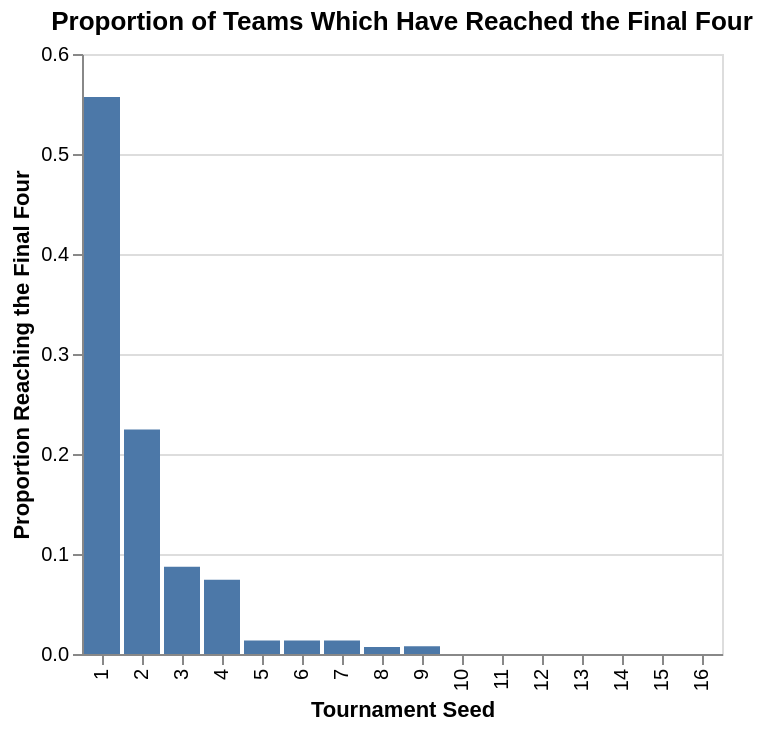

Notebook cell for this chart:
### Markdown cell above
The plot shows what teams at each seed reached the Final Four. About 56% of first seeds made it, and any teams seeded at 10th or lower never made it to the Final Four. This demonstrates that seed is a strong predictor, and highlights the rarity of "yes" relative to all the teams there are.

### Code cell
final_four_seed = (
    march_madness
    .assign(reached=march_madness["final_four"] == "yes")
    .groupby("seed")
    .agg(prop_final_four=("reached", "mean"))
    .reset_index()
)
final_four_chart = alt.Chart(
    final_four_seed,
    title="Proportion of Teams Which Have Reached the Final Four"
).mark_bar().encode(
    x = alt.X("seed:O").title("Tournament Seed"),
    y = alt.Y("prop_final_four").title("Proportion Reaching the Final Four")
)
final_four_chart

### Figure 1 — Vega-Lite specification as saved in the notebook (floating-point values rounded to 4 significant figures)
{"config": {"view": {"continuousWidth": 300, "continuousHeight": 300}}, "data": {"name": "data-6583e4e342b4def32c1d2c6e751b4bea"}, "mark": {"type": "bar"}, "encoding": {"x": {"field": "seed", "title": "Tournament Seed", "type": "ordinal"}, "y": {"field": "prop_final_four", "title": "Proportion Reaching the Final Four", "type": "quantitative"}}, "title": "Proportion of Teams Which Have Reached the Final Four", "$schema": "https://vega.github.io/schema/vega-lite/v5.20.1.json", "datasets": {"data-6583e4e342b4def32c1d2c6e751b4bea": [{"seed": 1, "prop_final_four": 0.557}, {"seed": 2, "prop_final_four": 0.2245}, {"seed": 3, "prop_final_four": 0.08725}, {"seed": 4, "prop_final_four": 0.07432}, {"seed": 5, "prop_final_four": 0.01342}, {"seed": 6, "prop_final_four": 0.01361}, {"seed": 7, "prop_final_four": 0.01342}, {"seed": 8, "prop_final_four": 0.007092}, {"seed": 9, "prop_final_four": 0.007634}, {"seed": 10, "prop_final_four": 0.0}, {"seed": 11, "prop_final_four": 0.0}, {"seed": 12, "prop_final_four": 0.0}, {"seed": 13, "prop_final_four": 0.0}, {"seed": 14, "prop_final_four": 0.0}, {"seed": 15, "prop_final_four": 0.0}, {"seed": 16, "prop_final_four": 0.0}]}}
